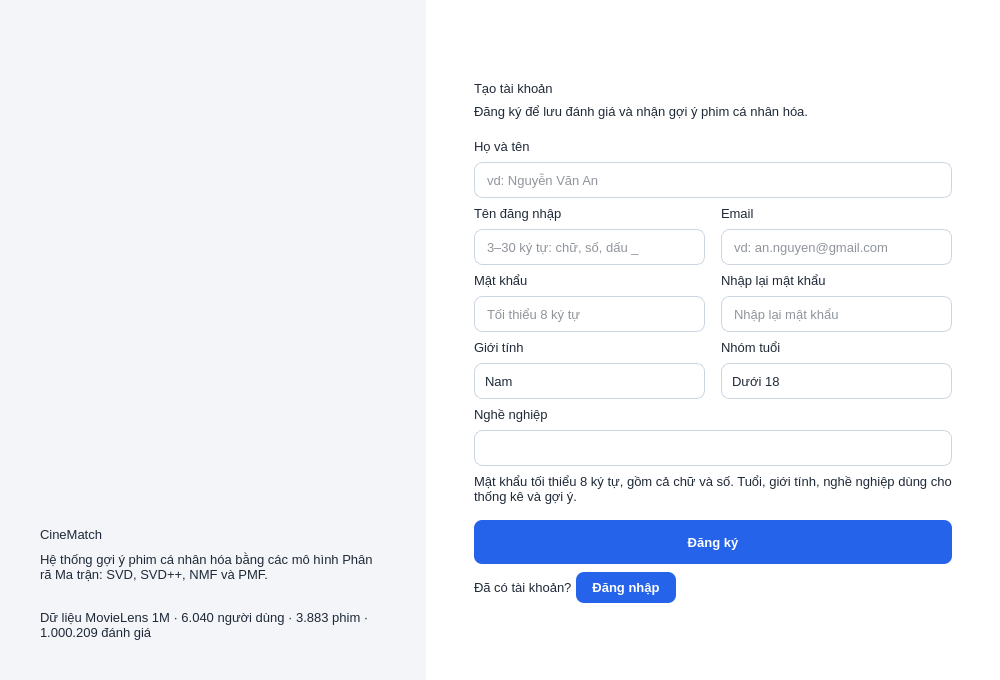
<?xml version="1.0" encoding="UTF-8"?>
<ui version="4.0">
 <class>MainWindow</class>
 <widget class="QMainWindow" name="MainWindow">
  <property name="geometry">
   <rect>
    <x>0</x>
    <y>0</y>
    <width>1000</width>
    <height>680</height>
   </rect>
  </property>
  <property name="minimumSize">
   <size>
    <width>960</width>
    <height>640</height>
   </size>
  </property>
  <property name="windowTitle">
   <string>CineMatch - Đăng ký tài khoản</string>
  </property>
  <property name="windowIcon">
   <iconset>
    <normaloff>../images/ic_logo.png</normaloff>
    ../images/ic_logo.png
   </iconset>
  </property>
  <property name="styleSheet">
   <string notr="true">QMainWindow { background-color: #F3F5F9; }
QWidget { font-family: "Segoe UI"; font-size: 10pt; color: #1F2937; }
QWidget#centralwidget { background-color: #F3F5F9; }
QLabel { background: transparent; }
QLabel[role="title"] { font-size: 20pt; font-weight: 700; color: #111827; }
QLabel[role="subtitle"] { font-size: 10pt; color: #6B7280; }
QLabel[role="field"] { font-weight: 600; color: #374151; }
QLabel[role="section"] { font-size: 13pt; font-weight: 700; color: #1F2A44; }
QLabel[role="step"] { font-size: 11pt; font-weight: 700; color: #2563EB; }
QLabel[role="muted"] { color: #6B7280; }
QLabel[role="pageTitle"] { font-size: 15pt; font-weight: 700; color: #111827; }
QLabel[role="info"] { background-color: #FFFBEB; border: 1px solid #FDE68A; border-radius: 10px; padding: 10px 14px; color: #92400E; }
QLineEdit, QComboBox, QSpinBox { background-color: #FFFFFF; border: 1px solid #CBD5E1; border-radius: 8px; padding: 7px 10px; min-height: 20px; }
QLineEdit:focus, QComboBox:focus, QSpinBox:focus { border: 1px solid #2563EB; }
QLineEdit:disabled, QComboBox:disabled { background-color: #F1F5F9; color: #94A3B8; }
QLineEdit[readOnly="true"] { background-color: #F8FAFC; color: #64748B; }
QComboBox::drop-down { border: none; width: 26px; }
QComboBox QAbstractItemView { background-color: #FFFFFF; border: 1px solid #CBD5E1; selection-background-color: #DBEAFE; selection-color: #111827; outline: 0; }
QPushButton { background-color: #2563EB; color: #FFFFFF; border: none; border-radius: 8px; padding: 8px 16px; font-weight: 600; }
QPushButton:hover { background-color: #1D4ED8; }
QPushButton:pressed { background-color: #1E40AF; }
QPushButton:disabled { background-color: #BFDBFE; color: #EFF6FF; }
QPushButton[secondary="true"] { background-color: #FFFFFF; color: #2563EB; border: 1px solid #93C5FD; }
QPushButton[secondary="true"]:hover { background-color: #EFF6FF; border: 1px solid #2563EB; }
QPushButton[secondary="true"]:disabled { color: #94A3B8; border: 1px solid #E2E8F0; background-color: #F8FAFC; }
QPushButton[danger="true"] { background-color: #DC2626; }
QPushButton[danger="true"]:hover { background-color: #B91C1C; }
QPushButton[success="true"] { background-color: #16A34A; }
QPushButton[success="true"]:hover { background-color: #15803D; }
QPushButton[dangerOutline="true"] { background-color: #FFFFFF; color: #DC2626; border: 1px solid #FCA5A5; }
QPushButton[dangerOutline="true"]:hover { background-color: #FEF2F2; border: 1px solid #DC2626; }
QPushButton[link="true"] { background-color: transparent; color: #2563EB; padding: 2px 4px; border: none; font-weight: 600; }
QPushButton[link="true"]:hover { color: #1E40AF; text-decoration: underline; }
QCheckBox, QRadioButton { spacing: 8px; background: transparent; }
QCheckBox::indicator, QRadioButton::indicator { width: 16px; height: 16px; }
QCheckBox::indicator { border: 1px solid #94A3B8; border-radius: 4px; background-color: #FFFFFF; }
QCheckBox::indicator:checked { border: 1px solid #2563EB; background-color: #2563EB; image: url(../images/ic_tick.png); }
QRadioButton::indicator { border: 1px solid #94A3B8; border-radius: 8px; background-color: #FFFFFF; }
QRadioButton::indicator:checked { border: 1px solid #2563EB; background-color: qradialgradient(cx:0.5, cy:0.5, radius:0.5, fx:0.5, fy:0.5, stop:0 #2563EB, stop:0.55 #2563EB, stop:0.65 #FFFFFF, stop:1 #FFFFFF); }
QSpinBox { padding-right: 24px; }
QSpinBox::up-button, QSpinBox::down-button { subcontrol-origin: border; width: 22px; border: none; background: transparent; }
QSpinBox::up-button { subcontrol-position: top right; }
QSpinBox::down-button { subcontrol-position: bottom right; }
QSpinBox::up-arrow { image: url(../images/ic_up.png); width: 14px; height: 14px; }
QSpinBox::down-arrow { image: url(../images/ic_down.png); width: 14px; height: 14px; }
QFrame[card="true"] { background-color: #FFFFFF; border: 1px solid #E5E7EB; border-radius: 12px; }
QGroupBox { background-color: #FFFFFF; border: 1px solid #E5E7EB; border-radius: 12px; margin-top: 24px; padding: 16px 12px 12px 12px; font-size: 11pt; font-weight: 700; color: #1F2A44; }
QGroupBox::title { subcontrol-origin: margin; subcontrol-position: top left; left: 12px; padding: 0px 6px; }
QTableWidget { background-color: #FFFFFF; border: 1px solid #E5E7EB; border-radius: 10px; gridline-color: #F1F5F9; alternate-background-color: #F8FAFC; selection-background-color: #DBEAFE; selection-color: #111827; }
QHeaderView::section { background-color: #EEF2FF; color: #1F2A44; font-weight: 700; padding: 7px 6px; border: none; border-right: 1px solid #E0E7FF; border-bottom: 1px solid #E0E7FF; }
QTabWidget::pane { border: none; background: transparent; }
QTabBar::tab { background: transparent; color: #64748B; padding: 10px 22px; font-weight: 700; border: none; border-bottom: 3px solid transparent; margin-right: 6px; }
QTabBar::tab:selected { color: #2563EB; border-bottom: 3px solid #2563EB; }
QTabBar::tab:hover { color: #1D4ED8; }
QScrollArea { border: none; background: transparent; }
QWidget#scrollAreaHomeContents { background: transparent; }
QStatusBar { background-color: #FFFFFF; color: #64748B; border-top: 1px solid #E5E7EB; }
QListWidget { background-color: #FFFFFF; border: 1px solid #E5E7EB; border-radius: 10px; padding: 6px; outline: 0; }
QListWidget::item { padding: 8px 8px; border-radius: 6px; }
QListWidget::item:selected { background-color: #DBEAFE; color: #1E3A8A; }
QListWidget::item:hover { background-color: #F1F5F9; }
QFrame#frameHeader { background-color: #FFFFFF; border-bottom: 1px solid #E5E7EB; }
QFrame#frameSidebar { background-color: #1F2A44; }
QFrame#frameForm { background-color: #FFFFFF; }
QFrame#frameBanner { border-image: url(../images/ic_banner.png) 0 0 0 0 stretch stretch; }
QLabel[banner="title"] { color: #FFFFFF; font-size: 28pt; font-weight: 800; }
QLabel[banner="text"] { color: #E2E8F0; font-size: 11pt; }
QLabel[banner="foot"] { color: #94A3B8; font-size: 9pt; }
QLabel#labelSidebarTitle { color: #FFFFFF; font-size: 14pt; font-weight: 800; }
QLabel#labelSidebarSub { color: #94A3B8; font-size: 9pt; }
QPushButton[nav="true"] { background-color: transparent; color: #CBD5E1; text-align: left; padding: 11px 14px; border-radius: 8px; font-weight: 600; }
QPushButton[nav="true"]:hover { background-color: #2C3A5C; color: #FFFFFF; }
QPushButton[active="true"] { background-color: #2563EB; color: #FFFFFF; }
QLabel[kpi="value"] { font-size: 19pt; font-weight: 800; color: #111827; }
QLabel[kpi="caption"] { font-size: 9pt; font-weight: 600; color: #6B7280; }
QFrame#framePredict { background-color: #FFFBEB; border: 1px solid #FDE68A; border-radius: 12px; }
QLabel#labelPredictValue { font-size: 26pt; font-weight: 800; color: #B45309; }
QLabel#labelPredictCaption { font-weight: 700; color: #92400E; }</string>
  </property>
  <widget class="QWidget" name="centralwidget">
   <layout class="QHBoxLayout" name="horizontalLayout">
    <property name="leftMargin">
     <number>0</number>
    </property>
    <property name="topMargin">
     <number>0</number>
    </property>
    <property name="rightMargin">
     <number>0</number>
    </property>
    <property name="bottomMargin">
     <number>0</number>
    </property>
    <item>
     <widget class="QFrame" name="frameBanner">
      <property name="minimumSize">
       <size>
        <width>420</width>
        <height>0</height>
       </size>
      </property>
      <property name="maximumSize">
       <size>
        <width>440</width>
        <height>16777215</height>
       </size>
      </property>
      <layout class="QVBoxLayout" name="verticalLayoutBanner">
       <property name="spacing">
        <number>10</number>
       </property>
       <property name="leftMargin">
        <number>40</number>
       </property>
       <property name="topMargin">
        <number>40</number>
       </property>
       <property name="rightMargin">
        <number>40</number>
       </property>
       <property name="bottomMargin">
        <number>40</number>
       </property>
       <item>
        <widget class="QLabel" name="labelLogo">
         <property name="minimumSize">
          <size>
           <width>72</width>
           <height>72</height>
          </size>
         </property>
         <property name="maximumSize">
          <size>
           <width>72</width>
           <height>72</height>
          </size>
         </property>
         <property name="text">
          <string/>
         </property>
         <property name="pixmap">
          <pixmap>../images/ic_logo.png</pixmap>
         </property>
         <property name="scaledContents">
          <bool>true</bool>
         </property>
        </widget>
       </item>
       <item>
        <spacer name="verticalSpacer">
         <property name="orientation">
          <enum>Qt::Vertical</enum>
         </property>
         <property name="sizeHint" stdset="0">
          <size>
           <width>20</width>
           <height>20</height>
          </size>
         </property>
        </spacer>
       </item>
       <item>
        <widget class="QLabel" name="labelBannerTitle">
         <property name="text">
          <string>CineMatch</string>
         </property>
         <property name="banner" stdset="0">
          <string notr="true">title</string>
         </property>
        </widget>
       </item>
       <item>
        <widget class="QLabel" name="labelBannerText">
         <property name="text">
          <string>Hệ thống gợi ý phim cá nhân hóa bằng các mô hình Phân rã Ma trận: SVD, SVD++, NMF và PMF.</string>
         </property>
         <property name="wordWrap">
          <bool>true</bool>
         </property>
         <property name="banner" stdset="0">
          <string notr="true">text</string>
         </property>
        </widget>
       </item>
       <item>
        <spacer name="verticalSpacer_2">
         <property name="orientation">
          <enum>Qt::Vertical</enum>
         </property>
         <property name="sizeType">
          <enum>QSizePolicy::Fixed</enum>
         </property>
         <property name="sizeHint" stdset="0">
          <size>
           <width>20</width>
           <height>18</height>
          </size>
         </property>
        </spacer>
       </item>
       <item>
        <widget class="QLabel" name="labelBannerFoot">
         <property name="text">
          <string>Dữ liệu MovieLens 1M · 6.040 người dùng · 3.883 phim · 1.000.209 đánh giá</string>
         </property>
         <property name="wordWrap">
          <bool>true</bool>
         </property>
         <property name="banner" stdset="0">
          <string notr="true">foot</string>
         </property>
        </widget>
       </item>
      </layout>
     </widget>
    </item>
    <item>
     <widget class="QFrame" name="frameForm">
      <layout class="QVBoxLayout" name="verticalLayoutForm">
       <property name="spacing">
        <number>8</number>
       </property>
       <property name="leftMargin">
        <number>48</number>
       </property>
       <property name="topMargin">
        <number>28</number>
       </property>
       <property name="rightMargin">
        <number>48</number>
       </property>
       <property name="bottomMargin">
        <number>24</number>
       </property>
       <item>
        <spacer name="verticalSpacer_3">
         <property name="orientation">
          <enum>Qt::Vertical</enum>
         </property>
         <property name="sizeHint" stdset="0">
          <size>
           <width>20</width>
           <height>20</height>
          </size>
         </property>
        </spacer>
       </item>
       <item>
        <widget class="QLabel" name="labelTitle">
         <property name="text">
          <string>Tạo tài khoản</string>
         </property>
         <property name="role" stdset="0">
          <string notr="true">title</string>
         </property>
        </widget>
       </item>
       <item>
        <widget class="QLabel" name="labelSubtitle">
         <property name="text">
          <string>Đăng ký để lưu đánh giá và nhận gợi ý phim cá nhân hóa.</string>
         </property>
         <property name="role" stdset="0">
          <string notr="true">subtitle</string>
         </property>
         <property name="wordWrap">
          <bool>true</bool>
         </property>
        </widget>
       </item>
       <item>
        <spacer name="verticalSpacer_4">
         <property name="orientation">
          <enum>Qt::Vertical</enum>
         </property>
         <property name="sizeType">
          <enum>QSizePolicy::Fixed</enum>
         </property>
         <property name="sizeHint" stdset="0">
          <size>
           <width>20</width>
           <height>12</height>
          </size>
         </property>
        </spacer>
       </item>
       <item>
        <layout class="QGridLayout" name="gridLayoutRegister">
         <property name="spacing">
          <number>8</number>
         </property>
         <property name="leftMargin">
          <number>0</number>
         </property>
         <property name="topMargin">
          <number>0</number>
         </property>
         <property name="rightMargin">
          <number>0</number>
         </property>
         <property name="bottomMargin">
          <number>0</number>
         </property>
         <property name="horizontalSpacing">
          <number>16</number>
         </property>
         <item row="0" column="0" rowspan="1" colspan="2">
          <widget class="QLabel" name="label_5">
           <property name="text">
            <string>Họ và tên</string>
           </property>
           <property name="role" stdset="0">
            <string notr="true">field</string>
           </property>
          </widget>
         </item>
         <item row="1" column="0" rowspan="1" colspan="2">
          <widget class="QLineEdit" name="lineEditFullName">
           <property name="placeholderText">
            <string>vd: Nguyễn Văn An</string>
           </property>
          </widget>
         </item>
         <item row="2" column="0">
          <widget class="QLabel" name="label_6">
           <property name="text">
            <string>Tên đăng nhập</string>
           </property>
           <property name="role" stdset="0">
            <string notr="true">field</string>
           </property>
          </widget>
         </item>
         <item row="2" column="1">
          <widget class="QLabel" name="label_7">
           <property name="text">
            <string>Email</string>
           </property>
           <property name="role" stdset="0">
            <string notr="true">field</string>
           </property>
          </widget>
         </item>
         <item row="3" column="0">
          <widget class="QLineEdit" name="lineEditUserName">
           <property name="placeholderText">
            <string>3–30 ký tự: chữ, số, dấu _</string>
           </property>
          </widget>
         </item>
         <item row="3" column="1">
          <widget class="QLineEdit" name="lineEditEmail">
           <property name="placeholderText">
            <string>vd: an.nguyen@gmail.com</string>
           </property>
          </widget>
         </item>
         <item row="4" column="0">
          <widget class="QLabel" name="label_8">
           <property name="text">
            <string>Mật khẩu</string>
           </property>
           <property name="role" stdset="0">
            <string notr="true">field</string>
           </property>
          </widget>
         </item>
         <item row="4" column="1">
          <widget class="QLabel" name="label_9">
           <property name="text">
            <string>Nhập lại mật khẩu</string>
           </property>
           <property name="role" stdset="0">
            <string notr="true">field</string>
           </property>
          </widget>
         </item>
         <item row="5" column="0">
          <widget class="QLineEdit" name="lineEditPassword">
           <property name="placeholderText">
            <string>Tối thiểu 8 ký tự</string>
           </property>
           <property name="echoMode">
            <enum>QLineEdit::Password</enum>
           </property>
          </widget>
         </item>
         <item row="5" column="1">
          <widget class="QLineEdit" name="lineEditConfirmPassword">
           <property name="placeholderText">
            <string>Nhập lại mật khẩu</string>
           </property>
           <property name="echoMode">
            <enum>QLineEdit::Password</enum>
           </property>
          </widget>
         </item>
         <item row="6" column="0">
          <widget class="QLabel" name="label_10">
           <property name="text">
            <string>Giới tính</string>
           </property>
           <property name="role" stdset="0">
            <string notr="true">field</string>
           </property>
          </widget>
         </item>
         <item row="6" column="1">
          <widget class="QLabel" name="label_11">
           <property name="text">
            <string>Nhóm tuổi</string>
           </property>
           <property name="role" stdset="0">
            <string notr="true">field</string>
           </property>
          </widget>
         </item>
         <item row="7" column="0">
          <widget class="QComboBox" name="comboBoxGender">
           <item>
            <property name="text">
             <string>Nam</string>
            </property>
           </item>
           <item>
            <property name="text">
             <string>Nữ</string>
            </property>
           </item>
          </widget>
         </item>
         <item row="7" column="1">
          <widget class="QComboBox" name="comboBoxAge">
           <item>
            <property name="text">
             <string>Dưới 18</string>
            </property>
           </item>
           <item>
            <property name="text">
             <string>18-24</string>
            </property>
           </item>
           <item>
            <property name="text">
             <string>25-34</string>
            </property>
           </item>
           <item>
            <property name="text">
             <string>35-44</string>
            </property>
           </item>
           <item>
            <property name="text">
             <string>45-49</string>
            </property>
           </item>
           <item>
            <property name="text">
             <string>50-55</string>
            </property>
           </item>
           <item>
            <property name="text">
             <string>56+</string>
            </property>
           </item>
          </widget>
         </item>
         <item row="8" column="0" rowspan="1" colspan="2">
          <widget class="QLabel" name="label_12">
           <property name="text">
            <string>Nghề nghiệp</string>
           </property>
           <property name="role" stdset="0">
            <string notr="true">field</string>
           </property>
          </widget>
         </item>
         <item row="9" column="0" rowspan="1" colspan="2">
          <widget class="QComboBox" name="comboBoxOccupation"/>
         </item>
        </layout>
       </item>
       <item>
        <widget class="QLabel" name="labelPasswordHint">
         <property name="text">
          <string>Mật khẩu tối thiểu 8 ký tự, gồm cả chữ và số. Tuổi, giới tính, nghề nghiệp dùng cho thống kê và gợi ý.</string>
         </property>
         <property name="role" stdset="0">
          <string notr="true">muted</string>
         </property>
         <property name="wordWrap">
          <bool>true</bool>
         </property>
        </widget>
       </item>
       <item>
        <spacer name="verticalSpacer_5">
         <property name="orientation">
          <enum>Qt::Vertical</enum>
         </property>
         <property name="sizeType">
          <enum>QSizePolicy::Fixed</enum>
         </property>
         <property name="sizeHint" stdset="0">
          <size>
           <width>20</width>
           <height>8</height>
          </size>
         </property>
        </spacer>
       </item>
       <item>
        <widget class="QPushButton" name="pushButtonRegister">
         <property name="text">
          <string>Đăng ký</string>
         </property>
         <property name="cursor">
          <cursorShape>PointingHandCursor</cursorShape>
         </property>
         <property name="icon">
          <iconset>
           <normaloff>../images/ic_register.png</normaloff>
           ../images/ic_register.png
          </iconset>
         </property>
         <property name="iconSize">
          <size>
           <width>20</width>
           <height>20</height>
          </size>
         </property>
         <property name="minimumSize">
          <size>
           <width>0</width>
           <height>44</height>
          </size>
         </property>
        </widget>
       </item>
       <item>
        <layout class="QHBoxLayout" name="horizontalLayoutLogin">
         <property name="spacing">
          <number>4</number>
         </property>
         <property name="leftMargin">
          <number>0</number>
         </property>
         <property name="topMargin">
          <number>0</number>
         </property>
         <property name="rightMargin">
          <number>0</number>
         </property>
         <property name="bottomMargin">
          <number>0</number>
         </property>
         <item>
          <widget class="QLabel" name="labelHaveAccount">
           <property name="text">
            <string>Đã có tài khoản?</string>
           </property>
           <property name="role" stdset="0">
            <string notr="true">muted</string>
           </property>
          </widget>
         </item>
         <item>
          <widget class="QPushButton" name="pushButtonBackLogin">
           <property name="text">
            <string>Đăng nhập</string>
           </property>
           <property name="cursor">
            <cursorShape>PointingHandCursor</cursorShape>
           </property>
           <property name="link" stdset="0">
            <bool>true</bool>
           </property>
          </widget>
         </item>
         <item>
          <spacer name="horizontalSpacer">
           <property name="orientation">
            <enum>Qt::Horizontal</enum>
           </property>
           <property name="sizeHint" stdset="0">
            <size>
             <width>20</width>
             <height>20</height>
            </size>
           </property>
          </spacer>
         </item>
        </layout>
       </item>
       <item>
        <spacer name="verticalSpacer_6">
         <property name="orientation">
          <enum>Qt::Vertical</enum>
         </property>
         <property name="sizeHint" stdset="0">
          <size>
           <width>20</width>
           <height>20</height>
          </size>
         </property>
        </spacer>
       </item>
      </layout>
     </widget>
    </item>
   </layout>
  </widget>
 </widget>
 <resources/>
 <connections/>
</ui>
